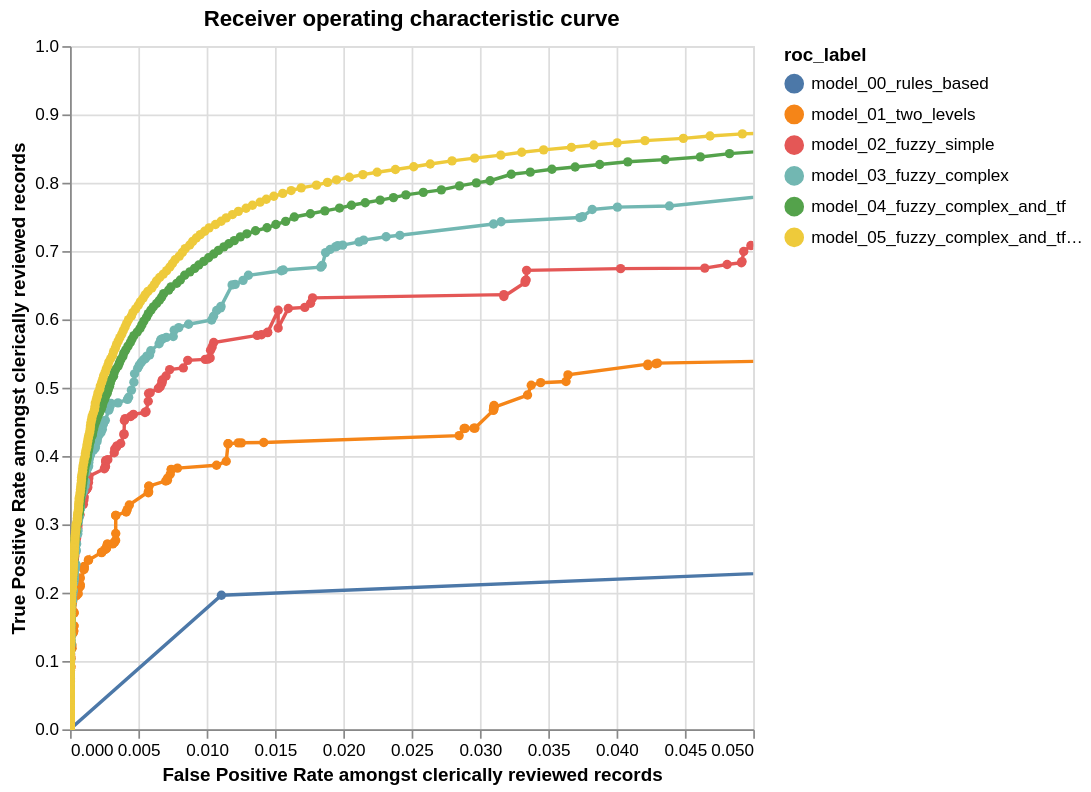

Source (Vega-Lite JSON):
### Vega-Lite specification from a JSON file in a GitHub repository (floating-point values rounded to 4 significant figures; data arrays with more than 128 entries replaced by an {"elided": "..."} marker saying what was removed)
{"config": {"view": {"continuousWidth": 400, "continuousHeight": 300}}, "data": {"values": {"elided": "1770 records"}, "name": "data-fadd0e93e9546856cbc745a99e65285d"}, "mark": {"type": "line", "clip": true, "point": true}, "encoding": {"color": {"type": "nominal", "field": "roc_label"}, "tooltip": [{"type": "quantitative", "field": "truth_threshold"}, {"type": "quantitative", "field": "FP_rate"}, {"type": "quantitative", "field": "TP_rate"}, {"type": "quantitative", "field": "TP"}, {"type": "quantitative", "field": "TN"}, {"type": "quantitative", "field": "FP"}, {"type": "quantitative", "field": "FN"}, {"type": "quantitative", "field": "precision"}, {"type": "quantitative", "field": "recall"}], "x": {"type": "quantitative", "field": "FP_rate", "scale": {"domain": [0, 0.05]}, "sort": ["truth_threshold"], "title": "False Positive Rate amongst clerically reviewed records"}, "y": {"type": "quantitative", "field": "TP_rate", "sort": ["truth_threshold"], "title": "True Positive Rate amongst clerically reviewed records"}}, "height": 400, "selection": {"selector076": {"type": "interval", "bind": "scales", "encodings": ["x"]}}, "title": "Receiver operating characteristic curve", "width": 400, "$schema": "https://vega.github.io/schema/vega-lite/v4.8.1.json"}
